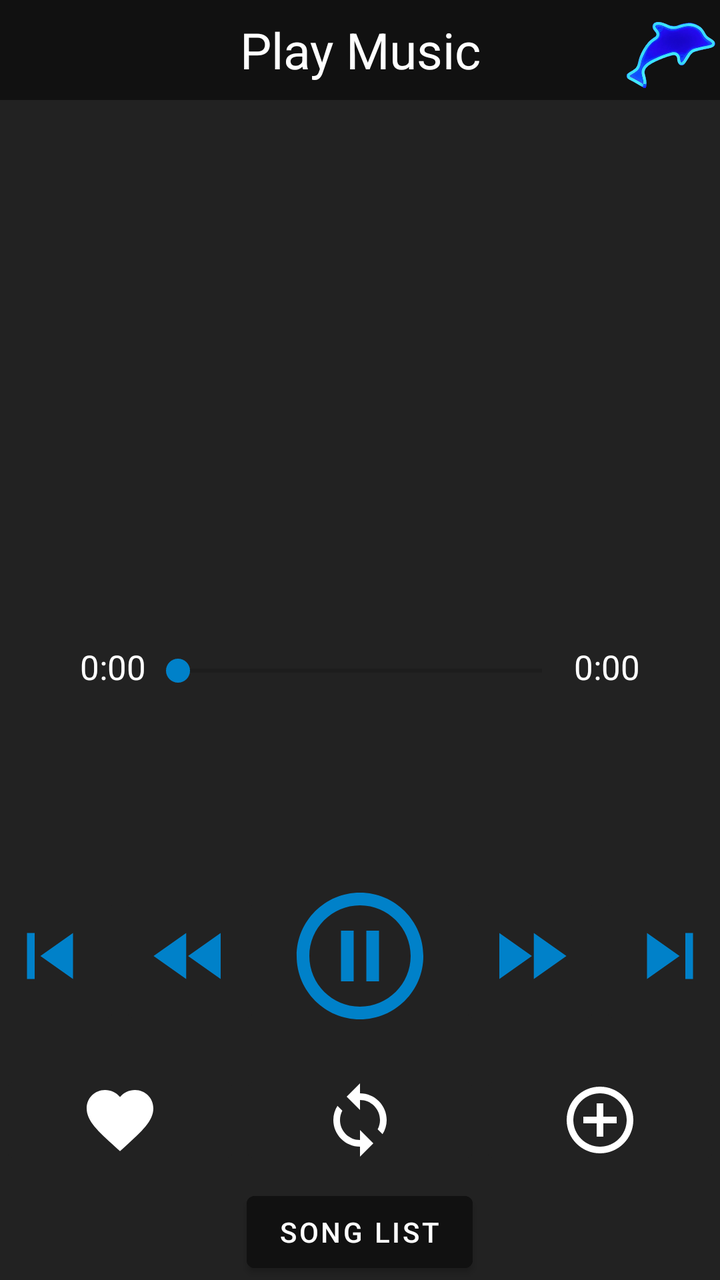
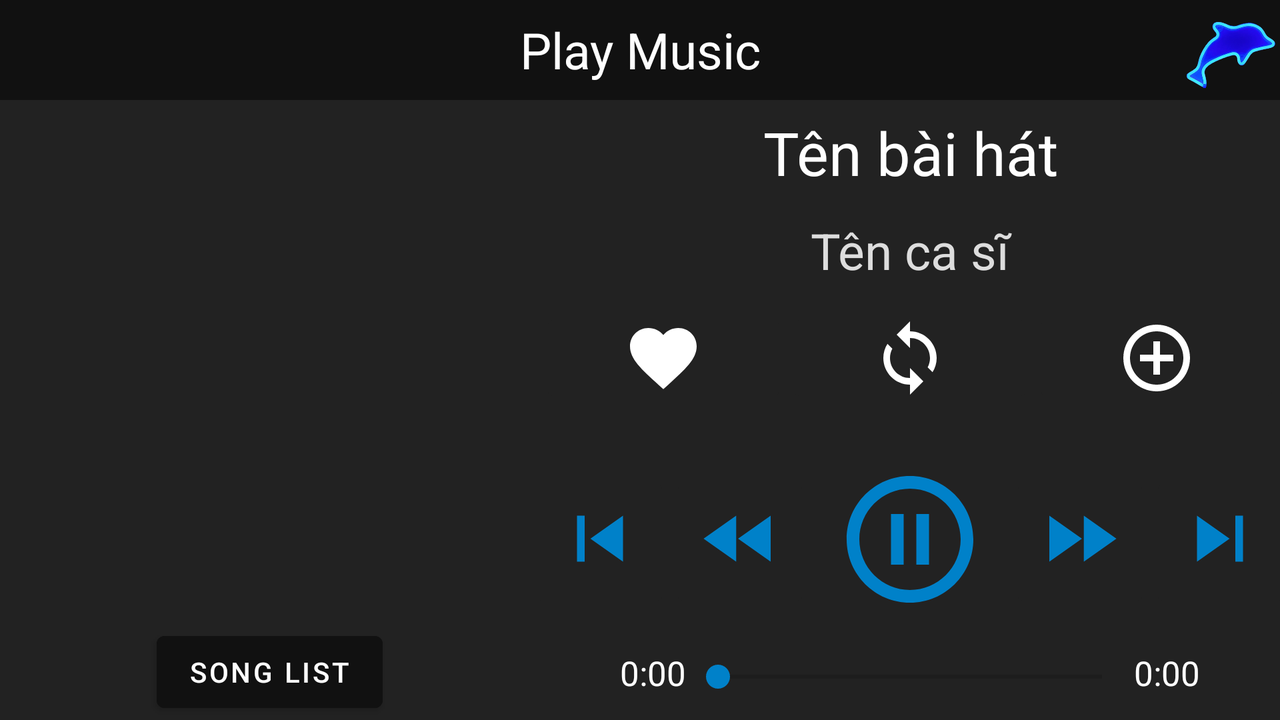

An Android layout and its configuration variant, each rendered on a device that would load it. The default file and the variant file are quoted in full after the pictures.
<!-- AndroidManifest.xml: application theme Theme.MusicApp -->
<!-- res/layout/activity_play.xml -->
<?xml version="1.0" encoding="utf-8"?>
<LinearLayout xmlns:android="http://schemas.android.com/apk/res/android"
    xmlns:app="http://schemas.android.com/apk/res-auto"
    xmlns:tools="http://schemas.android.com/tools"
    android:layout_width="match_parent"
    android:layout_height="match_parent"
    tools:context=".Activity.PlayActivity"
    android:orientation="vertical"
    android:background="@color/layout_background">
    <LinearLayout
        android:layout_width="match_parent"
        android:layout_height="50dp"
        android:background="@color/header_color"
        android:orientation="horizontal">
        <ImageButton
            android:id="@+id/imageButton_back"
            android:layout_width="50dp"
            android:layout_height="50dp"
            android:src="@drawable/arrow_back"
            android:background="#111111"
            />
        <TextView
            android:layout_width="wrap_content"
            android:layout_height="50dp"
            android:text="Play Music"
            android:textColor="@color/white"
            android:textSize="25sp"
            android:layout_weight="1"
            android:gravity="center"/>
        <ImageView
            android:layout_width="50dp"
            android:layout_height="50dp"
            android:src="@drawable/logoapp"/>
    </LinearLayout>


    <LinearLayout
        android:layout_width="match_parent"
        android:layout_height="wrap_content"
        android:background="@color/layout_background"
        android:orientation="vertical"
        android:paddingBottom="7dp"
        android:layout_weight="1">


        <ImageView
            android:id="@+id/imV_song"
            android:layout_width="300dp"
            android:layout_height="200dp"
            android:layout_gravity="center"
            tools:srcCompat="@tools:sample/avatars"
            android:layout_weight="1"/>
        <LinearLayout
            android:layout_width="match_parent"
            android:layout_height="wrap_content"
            android:orientation="horizontal"
            android:layout_gravity="center"
            android:layout_marginStart="40dp"
            android:layout_marginEnd="40dp">
            <TextView
                android:id="@+id/textView_currentTime"
                android:layout_width="wrap_content"
                android:layout_height="wrap_content"
                android:text="0:00"
                android:textSize="17sp"
                android:textColor="@color/main_text"
                android:layout_gravity="center"/>
            <SeekBar
                android:id="@+id/seekBar_song"
                android:layout_width="wrap_content"
                android:layout_height="wrap_content"
                android:layout_gravity="center"
                android:progressTint="@color/secondary_color"
                android:thumbTint="@color/secondary_color"
                android:layout_marginTop="7dp"
                android:paddingBottom="10dp"
                android:layout_weight="1"/>
            <TextView
                android:id="@+id/textView_maxTime"
                android:layout_width="wrap_content"
                android:layout_height="wrap_content"
                android:text="0:00"
                android:textSize="17sp"
                android:textColor="@color/main_text"
                android:layout_gravity="center"/>
        </LinearLayout>

        <TextView
            android:id="@+id/textView_name"
            android:layout_width="match_parent"
            android:layout_height="wrap_content"
            android:textColor="@color/main_text"
            android:textSize="30sp"
            android:gravity="center"/>
        <TextView
            android:id="@+id/textView_singer"
            android:layout_width="match_parent"
            android:layout_height="wrap_content"
            android:textColor="@color/secondary_text"
            android:textSize="25sp"
            android:gravity="center"/>
        <LinearLayout
            android:layout_width="match_parent"
            android:layout_height="70dp"
            android:layout_marginTop="20dp"
            android:orientation="horizontal"
            android:gravity="center">

            <ImageButton
                android:id="@+id/bt_previous"
                android:layout_width="70dp"
                android:layout_height="70dp"
                android:backgroundTint="@color/layout_background"
                android:scaleType="fitStart"
                android:src="@drawable/ic_skip_previous" />

            <ImageButton
                android:id="@+id/bt_previoustime"
                android:layout_width="70dp"
                android:layout_height="70dp"
                android:backgroundTint="@color/layout_background"
                android:scaleType="fitStart"
                android:src="@drawable/ic_fast_rewind" />

            <ImageButton
                android:id="@+id/bt_play"
                android:layout_width="100dp"
                android:layout_height="100dp"
                android:backgroundTint="@color/layout_background"
                android:scaleType="fitStart"
                android:src="@drawable/ic_pause"
                android:layout_gravity="center"/>

            <ImageButton
                android:id="@+id/bt_nexttime"
                android:layout_width="70dp"
                android:layout_height="70dp"
                android:backgroundTint="@color/layout_background"
                android:scaleType="fitStart"
                android:src="@drawable/ic_fast_forward" />

            <ImageButton
                android:id="@+id/bt_next"
                android:layout_width="70dp"
                android:layout_height="70dp"
                android:backgroundTint="@color/layout_background"
                android:scaleType="fitStart"
                android:src="@drawable/ic_skip_next" />
        </LinearLayout>

        <LinearLayout
            android:layout_width="match_parent"
            android:layout_height="wrap_content"
            android:orientation="horizontal"
            android:gravity="center"
            android:layout_marginTop="20dp">

            <ImageButton
                android:id="@+id/bt_favorite"
                android:layout_width="wrap_content"
                android:layout_height="50dp"
                android:backgroundTint="@color/layout_background"
                android:src="@drawable/ic_favorite"
                android:layout_weight="1"/>

            <ImageButton
                android:id="@+id/bt_repeat"
                android:layout_width="wrap_content"
                android:layout_height="50dp"
                android:backgroundTint="@color/layout_background"
                android:src="@drawable/ic_loop"
                android:layout_weight="1"/>

            <ImageButton
                android:id="@+id/bt_add"
                android:layout_width="wrap_content"
                android:layout_height="50dp"
                android:backgroundTint="@color/layout_background"
                android:src="@drawable/ic_add"
                android:layout_weight="1"/>

        </LinearLayout>

    </LinearLayout>

    <Button
        android:id="@+id/button_songList"
        android:layout_width="wrap_content"
        android:layout_height="wrap_content"
        android:layout_gravity="center"
        android:backgroundTint="#111111"
        android:text="Song List" />
</LinearLayout>
<!-- resources referenced by this layout -->
<resources>
  <color name="header_color">#111111</color>
  <color name="layout_background">#222222</color>
  <color name="main_text">#FFFFFF</color>
  <color name="secondary_color">#0081C9</color>
  <color name="secondary_text">#DDDDDD</color>
  <color name="white">#FFFFFFFF</color>
  <!-- drawable ic_add (drawable) -->
  <vector android:autoMirrored="true" android:height="40dp"
      android:tint="#FFFFFF" android:viewportHeight="24"
      android:viewportWidth="24" android:width="40dp" xmlns:android="http://schemas.android.com/apk/res/android">
      <path android:fillColor="@android:color/white" android:pathData="M13,7h-2v4L7,11v2h4v4h2v-4h4v-2h-4L13,7zM12,2C6.48,2 2,6.48 2,12s4.48,10 10,10 10,-4.48 10,-10S17.52,2 12,2zM12,20c-4.41,0 -8,-3.59 -8,-8s3.59,-8 8,-8 8,3.59 8,8 -3.59,8 -8,8z"/>
  </vector>
  <!-- drawable ic_fast_forward (drawable) -->
  <vector android:autoMirrored="true" android:height="40dp"
      android:tint="#0081C9" android:viewportHeight="24"
      android:viewportWidth="24" android:width="40dp" xmlns:android="http://schemas.android.com/apk/res/android">
      <path android:fillColor="@android:color/white" android:pathData="M4,18l8.5,-6L4,6v12zM13,6v12l8.5,-6L13,6z"/>
  </vector>
  <!-- drawable ic_fast_rewind (drawable) -->
  <vector android:autoMirrored="true" android:height="40dp"
      android:tint="#0081C9" android:viewportHeight="24"
      android:viewportWidth="24" android:width="40dp" xmlns:android="http://schemas.android.com/apk/res/android">
      <path android:fillColor="@android:color/white" android:pathData="M11,18L11,6l-8.5,6 8.5,6zM11.5,12l8.5,6L20,6l-8.5,6z"/>
  </vector>
  <!-- drawable ic_favorite (drawable) -->
  <vector android:autoMirrored="true" android:height="40dp"
      android:tint="#FFFFFF" android:viewportHeight="24"
      android:viewportWidth="24" android:width="40dp" xmlns:android="http://schemas.android.com/apk/res/android">
      <path android:fillColor="@android:color/white" android:pathData="M12,21.35l-1.45,-1.32C5.4,15.36 2,12.28 2,8.5 2,5.42 4.42,3 7.5,3c1.74,0 3.41,0.81 4.5,2.09C13.09,3.81 14.76,3 16.5,3 19.58,3 22,5.42 22,8.5c0,3.78 -3.4,6.86 -8.55,11.54L12,21.35z"/>
  </vector>
  <!-- drawable ic_pause (drawable) -->
  <vector android:autoMirrored="true" android:height="40dp"
      android:tint="#0081C9" android:viewportHeight="24"
      android:viewportWidth="24" android:width="40dp" xmlns:android="http://schemas.android.com/apk/res/android">
      <path android:fillColor="@android:color/white" android:pathData="M9,16h2L11,8L9,8v8zM12,2C6.48,2 2,6.48 2,12s4.48,10 10,10 10,-4.48 10,-10S17.52,2 12,2zM12,20c-4.41,0 -8,-3.59 -8,-8s3.59,-8 8,-8 8,3.59 8,8 -3.59,8 -8,8zM13,16h2L15,8h-2v8z"/>
  </vector>
  <!-- drawable ic_skip_next (drawable) -->
  <vector android:autoMirrored="true" android:height="40dp"
      android:tint="#0081C9" android:viewportHeight="24"
      android:viewportWidth="24" android:width="40dp" xmlns:android="http://schemas.android.com/apk/res/android">
      <path android:fillColor="@android:color/white" android:pathData="M6,18l8.5,-6L6,6v12zM16,6v12h2V6h-2z"/>
  </vector>
  <!-- drawable ic_skip_previous (drawable) -->
  <vector android:autoMirrored="true" android:height="40dp"
      android:tint="#0081C9" android:viewportHeight="24"
      android:viewportWidth="24" android:width="40dp" xmlns:android="http://schemas.android.com/apk/res/android">
      <path android:fillColor="@android:color/white" android:pathData="M6,6h2v12L6,18zM9.5,12l8.5,6L18,6z"/>
  </vector>
  <color name="purple_500">#FF6200EE</color>
  <color name="purple_700">#FF3700B3</color>
  <color name="teal_200">#FF03DAC5</color>
  <color name="teal_700">#FF018786</color>
  <color name="black">#FF000000</color>
</resources>
<!-- res/layout-land/activity_play.xml (the repository's variant of the layout above) -->
<!-- drawn on the phone turned sideways -->
<?xml version="1.0" encoding="utf-8"?>
<LinearLayout xmlns:android="http://schemas.android.com/apk/res/android"
    xmlns:app="http://schemas.android.com/apk/res-auto"
    xmlns:tools="http://schemas.android.com/tools"
    android:layout_width="match_parent"
    android:layout_height="match_parent"
    tools:context=".Activity.PlayActivity"
    android:orientation="vertical">
    <LinearLayout
        android:layout_width="match_parent"
        android:layout_height="50dp"
        android:background="@color/header_color"
        android:orientation="horizontal">
        <ImageButton
            android:id="@+id/imageButton_back"
            android:layout_width="50dp"
            android:layout_height="50dp"
            android:src="@drawable/arrow_back"
            android:background="#111111"
            />
        <TextView
            android:layout_width="wrap_content"
            android:layout_height="50dp"
            android:text="Play Music"
            android:textColor="@color/white"
            android:textSize="25sp"
            android:layout_weight="1"
            android:gravity="center"/>
        <ImageView
            android:layout_width="50dp"
            android:layout_height="50dp"
            android:src="@drawable/logoapp"/>
    </LinearLayout>
    <LinearLayout
        android:layout_width="match_parent"
        android:layout_height="match_parent"
        android:orientation="horizontal"
        android:background="@color/layout_background"
        android:layout_weight="1">
        <LinearLayout
            android:layout_width="wrap_content"
            android:layout_height="match_parent"
            android:orientation="vertical">
            <ImageView
                android:id="@+id/imV_song"
                android:layout_width="250dp"
                android:layout_height="150dp"
                android:layout_gravity="center"
                tools:srcCompat="@tools:sample/avatars"
                android:layout_marginBottom="30dp"
                android:layout_marginTop="30dp"
                android:layout_marginStart="20dp"
                android:layout_weight="1"/>
            <Button
                android:id="@+id/button_songList"
                android:layout_width="wrap_content"
                android:layout_height="wrap_content"
                android:layout_gravity="center"
                android:text="Song List"
                android:backgroundTint="#111111"/>
        </LinearLayout>
        <LinearLayout
            android:layout_width="wrap_content"
            android:layout_height="match_parent"
            android:orientation="vertical"
            android:layout_weight="1">
            <TextView
                android:id="@+id/textView_name"
                android:layout_width="match_parent"
                android:layout_height="wrap_content"
                android:textColor="@color/main_text"
                android:textSize="30sp"
                android:gravity="center"
                android:text="Tên bài hát"
                android:layout_weight="1"/>
            <TextView
                android:id="@+id/textView_singer"
                android:layout_width="match_parent"
                android:layout_height="wrap_content"
                android:textColor="@color/secondary_text"
                android:textSize="25sp"
                android:gravity="center"
                android:text="Tên ca sĩ"
                android:layout_weight="1"/>
            <LinearLayout
                android:layout_width="match_parent"
                android:layout_height="wrap_content"
                android:orientation="horizontal"
                android:gravity="center"
                android:layout_weight="1">

                <ImageButton
                    android:id="@+id/bt_favorite"
                    android:layout_width="wrap_content"
                    android:layout_height="50dp"
                    android:backgroundTint="@color/layout_background"
                    android:src="@drawable/ic_favorite"
                    android:layout_weight="1"/>

                <ImageButton
                    android:id="@+id/bt_repeat"
                    android:layout_width="wrap_content"
                    android:layout_height="50dp"
                    android:backgroundTint="@color/layout_background"
                    android:src="@drawable/ic_loop"
                    android:layout_weight="1"/>

                <ImageButton
                    android:id="@+id/bt_add"
                    android:layout_width="wrap_content"
                    android:layout_height="50dp"
                    android:backgroundTint="@color/layout_background"
                    android:src="@drawable/ic_add"
                    android:layout_weight="1"/>
            </LinearLayout>
            <LinearLayout
                android:layout_width="match_parent"
                android:layout_height="70dp"
                android:layout_marginTop="20dp"
                android:orientation="horizontal"
                android:gravity="center"
                android:layout_weight="1">

                <ImageButton
                    android:id="@+id/bt_previous"
                    android:layout_width="70dp"
                    android:layout_height="70dp"
                    android:backgroundTint="@color/layout_background"
                    android:scaleType="fitStart"
                    android:src="@drawable/ic_skip_previous" />

                <ImageButton
                    android:id="@+id/bt_previoustime"
                    android:layout_width="70dp"
                    android:layout_height="70dp"
                    android:backgroundTint="@color/layout_background"
                    android:scaleType="fitStart"
                    android:src="@drawable/ic_fast_rewind" />

                <ImageButton
                    android:id="@+id/bt_play"
                    android:layout_width="100dp"
                    android:layout_height="100dp"
                    android:backgroundTint="@color/layout_background"
                    android:scaleType="fitStart"
                    android:src="@drawable/ic_pause"
                    android:layout_gravity="center"/>

                <ImageButton
                    android:id="@+id/bt_nexttime"
                    android:layout_width="70dp"
                    android:layout_height="70dp"
                    android:backgroundTint="@color/layout_background"
                    android:scaleType="fitStart"
                    android:src="@drawable/ic_fast_forward" />

                <ImageButton
                    android:id="@+id/bt_next"
                    android:layout_width="70dp"
                    android:layout_height="70dp"
                    android:backgroundTint="@color/layout_background"
                    android:scaleType="fitStart"
                    android:src="@drawable/ic_skip_next" />
            </LinearLayout>
            <LinearLayout
                android:layout_width="match_parent"
                android:layout_height="wrap_content"
                android:orientation="horizontal"
                android:layout_gravity="center|bottom"
                android:layout_marginStart="40dp"
                android:layout_marginEnd="40dp"
                android:layout_weight="1"
                >
                <TextView
                    android:id="@+id/textView_currentTime"
                    android:layout_width="wrap_content"
                    android:layout_height="wrap_content"
                    android:text="0:00"
                    android:textSize="17sp"
                    android:textColor="@color/main_text"
                    android:layout_gravity="center"/>
                <SeekBar
                    android:id="@+id/seekBar_song"
                    android:layout_width="wrap_content"
                    android:layout_height="wrap_content"
                    android:layout_gravity="center"
                    android:progressTint="@color/secondary_color"
                    android:thumbTint="@color/secondary_color"
                    android:layout_marginTop="7dp"
                    android:paddingBottom="10dp"
                    android:layout_weight="1"/>
                <TextView
                    android:id="@+id/textView_maxTime"
                    android:layout_width="wrap_content"
                    android:layout_height="wrap_content"
                    android:text="0:00"
                    android:textSize="17sp"
                    android:textColor="@color/main_text"
                    android:layout_gravity="center"/>
            </LinearLayout>
        </LinearLayout>
    </LinearLayout>


</LinearLayout>
